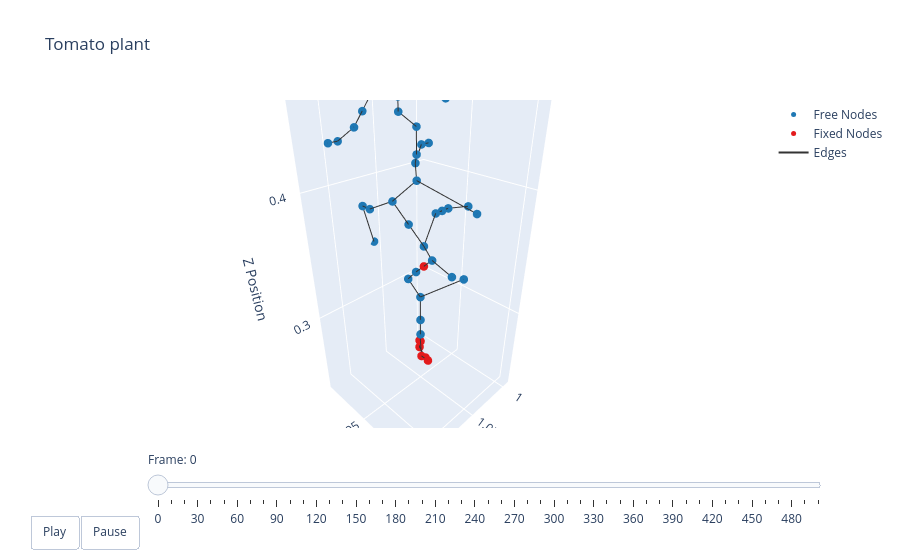

Notebook cell for this chart:
### Markdown cell above
### Plotting

### Code cell
t = np.arange(robot.sim_params.total_time, step=robot.sim_params.dt)
options = dismech.AnimationOptions(title='Tomato plant', plot_step=10)

fig = dismech.get_interactive_animation_plotly(robot, t, qs , options)
fig.show()

### Figure 1 — Plotly figure (JSON) as saved in the notebook; plotly's stock layout.template omitted (floating-point values rounded to 4 significant figures; data arrays with more than 128 entries replaced by an {"elided": "..."} marker saying what was removed)
{"data": [{"marker": {"color": "#1f78b4", "size": 5}, "mode": "markers", "name": "Free Nodes", "type": "scatter3d", "x": [1.034, 1.034, 1.034, 1.002, 1.05, 1.058, 1.058, 1.058, 1.066, 1.058, 1.018, 1.026, 1.034, 1.066, 1.002, 1.082, 1.082, 1.074, 1.066, 1.066, 1.058, 1.034, 1.042, 1.066, 1.106, 1.114, 1.098, 1.066, 1.09, 1.074, 1.082, 1.074, 1.058, 1.074, 1.074, 1.066, 1.074], "y": [0.03599, 0.03599, 0.03597, 0.05996, 0.03594, 0.05198, 0.004034, 0.068, 0.09198, 0.06, 0.05197, 0.05198, 0.05198, 0.05202, 0.05996, 0.02002, 0.02802, 0.04403, 0.108, 0.06003, 0.05204, 0.04419, 0.04404, 0.06004, 0.02805, 0.02805, 0.03605, 0.06004, 0.03605, 0.05204, 0.03605, 0.05205, 0.07605, 0.04405, 0.06005, 0.06805, 0.06805], "z": [0.258, 0.274, 0.298, 0.3142, 0.322, 0.338, 0.346, 0.354, 0.3539, 0.362, 0.378, 0.378, 0.378, 0.378, 0.3781, 0.386, 0.386, 0.394, 0.4019, 0.41, 0.418, 0.4259, 0.426, 0.426, 0.434, 0.434, 0.442, 0.442, 0.45, 0.45, 0.458, 0.458, 0.4579, 0.466, 0.466, 0.4659, 0.466]}, {"marker": {"color": "#e31a1c", "size": 5}, "mode": "markers", "name": "Fixed Nodes", "type": "scatter3d", "x": [1.026, 1.026, 1.026, 1.042, 1.042, 1.034, 1.058], "y": [0.036, 0.028, 0.028, 0.044, 0.052, 0.036, 0.06], "z": [0.226, 0.234, 0.242, 0.242, 0.242, 0.25, 0.346]}, {"line": {"color": "#333333", "width": 2}, "mode": "lines", "name": "Edges", "type": "scatter3d", "x": {"elided": "129 float values"}, "y": {"elided": "129 float values"}, "z": {"elided": "129 float values"}}, {"color": "rgba(166, 206, 227, 0.7)", "i": [], "j": [], "k": [], "name": "Faces", "opacity": 0.7, "showscale": false, "type": "mesh3d", "x": [1.026, 1.026, 1.026, 1.042, 1.042, 1.034, 1.034, 1.034, 1.034, 1.002, 1.05, 1.058, 1.058, 1.058, 1.058, 1.066, 1.058, 1.018, 1.026, 1.034, 1.066, 1.002, 1.082, 1.082, 1.074, 1.066, 1.066, 1.058, 1.034, 1.042, 1.066, 1.106, 1.114, 1.098, 1.066, 1.09, 1.074, 1.082, 1.074, 1.058, 1.074, 1.074, 1.066, 1.074], "y": [0.036, 0.028, 0.028, 0.044, 0.052, 0.036, 0.03599, 0.03599, 0.03597, 0.05996, 0.03594, 0.05198, 0.004034, 0.06, 0.068, 0.09198, 0.06, 0.05197, 0.05198, 0.05198, 0.05202, 0.05996, 0.02002, 0.02802, 0.04403, 0.108, 0.06003, 0.05204, 0.04419, 0.04404, 0.06004, 0.02805, 0.02805, 0.03605, 0.06004, 0.03605, 0.05204, 0.03605, 0.05205, 0.07605, 0.04405, 0.06005, 0.06805, 0.06805], "z": [0.226, 0.234, 0.242, 0.242, 0.242, 0.25, 0.258, 0.274, 0.298, 0.3142, 0.322, 0.338, 0.346, 0.346, 0.354, 0.3539, 0.362, 0.378, 0.378, 0.378, 0.378, 0.3781, 0.386, 0.386, 0.394, 0.4019, 0.41, 0.418, 0.4259, 0.426, 0.426, 0.434, 0.434, 0.442, 0.442, 0.45, 0.45, 0.458, 0.458, 0.4579, 0.466, 0.466, 0.4659, 0.466]}], "layout": {"scene": {"camera": {"eye": {"x": 1.225, "y": 1.225, "z": 1.0}}, "xaxis": {"range": [0.9903, 1.125], "title": {"text": "X Position"}}, "yaxis": {"range": [0.003221, 0.1086], "title": {"text": "Y Position"}}, "zaxis": {"range": [0.226, 0.4662], "title": {"text": "Z Position"}}}, "sliders": [{"currentvalue": {"prefix": "Frame: "}, "steps": [{"args": [["0"], {"frame": {"duration": 50, "redraw": true}, "mode": "immediate"}], "label": "0", "method": "animate"}, {"args": [["1"], {"frame": {"duration": 50, "redraw": true}, "mode": "immediate"}], "label": "10", "method": "animate"}, {"args": [["2"], {"frame": {"duration": 50, "redraw": true}, "mode": "immediate"}], "label": "20", "method": "animate"}, {"args": [["3"], {"frame": {"duration": 50, "redraw": true}, "mode": "immediate"}], "label": "30", "method": "animate"}, {"args": [["4"], {"frame": {"duration": 50, "redraw": true}, "mode": "immediate"}], "label": "40", "method": "animate"}, {"args": [["5"], {"frame": {"duration": 50, "redraw": true}, "mode": "immediate"}], "label": "50", "method": "animate"}, {"args": [["6"], {"frame": {"duration": 50, "redraw": true}, "mode": "immediate"}], "label": "60", "method": "animate"}, {"args": [["7"], {"frame": {"duration": 50, "redraw": true}, "mode": "immediate"}], "label": "70", "method": "animate"}, {"args": [["8"], {"frame": {"duration": 50, "redraw": true}, "mode": "immediate"}], "label": "80", "method": "animate"}, {"args": [["9"], {"frame": {"duration": 50, "redraw": true}, "mode": "immediate"}], "label": "90", "method": "animate"}, {"args": [["10"], {"frame": {"duration": 50, "redraw": true}, "mode": "immediate"}], "label": "100", "method": "animate"}, {"args": [["11"], {"frame": {"duration": 50, "redraw": true}, "mode": "immediate"}], "label": "110", "method": "animate"}, {"args": [["12"], {"frame": {"duration": 50, "redraw": true}, "mode": "immediate"}], "label": "120", "method": "animate"}, {"args": [["13"], {"frame": {"duration": 50, "redraw": true}, "mode": "immediate"}], "label": "130", "method": "animate"}, {"args": [["14"], {"frame": {"duration": 50, "redraw": true}, "mode": "immediate"}], "label": "140", "method": "animate"}, {"args": [["15"], {"frame": {"duration": 50, "redraw": true}, "mode": "immediate"}], "label": "150", "method": "animate"}, {"args": [["16"], {"frame": {"duration": 50, "redraw": true}, "mode": "immediate"}], "label": "160", "method": "animate"}, {"args": [["17"], {"frame": {"duration": 50, "redraw": true}, "mode": "immediate"}], "label": "170", "method": "animate"}, {"args": [["18"], {"frame": {"duration": 50, "redraw": true}, "mode": "immediate"}], "label": "180", "method": "animate"}, {"args": [["19"], {"frame": {"duration": 50, "redraw": true}, "mode": "immediate"}], "label": "190", "method": "animate"}, {"args": [["20"], {"frame": {"duration": 50, "redraw": true}, "mode": "immediate"}], "label": "200", "method": "animate"}, {"args": [["21"], {"frame": {"duration": 50, "redraw": true}, "mode": "immediate"}], "label": "210", "method": "animate"}, {"args": [["22"], {"frame": {"duration": 50, "redraw": true}, "mode": "immediate"}], "label": "220", "method": "animate"}, {"args": [["23"], {"frame": {"duration": 50, "redraw": true}, "mode": "immediate"}], "label": "230", "method": "animate"}, {"args": [["24"], {"frame": {"duration": 50, "redraw": true}, "mode": "immediate"}], "label": "240", "method": "animate"}, {"args": [["25"], {"frame": {"duration": 50, "redraw": true}, "mode": "immediate"}], "label": "250", "method": "animate"}, {"args": [["26"], {"frame": {"duration": 50, "redraw": true}, "mode": "immediate"}], "label": "260", "method": "animate"}, {"args": [["27"], {"frame": {"duration": 50, "redraw": true}, "mode": "immediate"}], "label": "270", "method": "animate"}, {"args": [["28"], {"frame": {"duration": 50, "redraw": true}, "mode": "immediate"}], "label": "280", "method": "animate"}, {"args": [["29"], {"frame": {"duration": 50, "redraw": true}, "mode": "immediate"}], "label": "290", "method": "animate"}, {"args": [["30"], {"frame": {"duration": 50, "redraw": true}, "mode": "immediate"}], "label": "300", "method": "animate"}, {"args": [["31"], {"frame": {"duration": 50, "redraw": true}, "mode": "immediate"}], "label": "310", "method": "animate"}, {"args": [["32"], {"frame": {"duration": 50, "redraw": true}, "mode": "immediate"}], "label": "320", "method": "animate"}, {"args": [["33"], {"frame": {"duration": 50, "redraw": true}, "mode": "immediate"}], "label": "330", "method": "animate"}, {"args": [["34"], {"frame": {"duration": 50, "redraw": true}, "mode": "immediate"}], "label": "340", "method": "animate"}, {"args": [["35"], {"frame": {"duration": 50, "redraw": true}, "mode": "immediate"}], "label": "350", "method": "animate"}, {"args": [["36"], {"frame": {"duration": 50, "redraw": true}, "mode": "immediate"}], "label": "360", "method": "animate"}, {"args": [["37"], {"frame": {"duration": 50, "redraw": true}, "mode": "immediate"}], "label": "370", "method": "animate"}, {"args": [["38"], {"frame": {"duration": 50, "redraw": true}, "mode": "immediate"}], "label": "380", "method": "animate"}, {"args": [["39"], {"frame": {"duration": 50, "redraw": true}, "mode": "immediate"}], "label": "390", "method": "animate"}, {"args": [["40"], {"frame": {"duration": 50, "redraw": true}, "mode": "immediate"}], "label": "400", "method": "animate"}, {"args": [["41"], {"frame": {"duration": 50, "redraw": true}, "mode": "immediate"}], "label": "410", "method": "animate"}, {"args": [["42"], {"frame": {"duration": 50, "redraw": true}, "mode": "immediate"}], "label": "420", "method": "animate"}, {"args": [["43"], {"frame": {"duration": 50, "redraw": true}, "mode": "immediate"}], "label": "430", "method": "animate"}, {"args": [["44"], {"frame": {"duration": 50, "redraw": true}, "mode": "immediate"}], "label": "440", "method": "animate"}, {"args": [["45"], {"frame": {"duration": 50, "redraw": true}, "mode": "immediate"}], "label": "450", "method": "animate"}, {"args": [["46"], {"frame": {"duration": 50, "redraw": true}, "mode": "immediate"}], "label": "460", "method": "animate"}, {"args": [["47"], {"frame": {"duration": 50, "redraw": true}, "mode": "immediate"}], "label": "470", "method": "animate"}, {"args": [["48"], {"frame": {"duration": 50, "redraw": true}, "mode": "immediate"}], "label": "480", "method": "animate"}, {"args": [["49"], {"frame": {"duration": 50, "redraw": true}, "mode": "immediate"}], "label": "490", "method": "animate"}, {"args": [["50"], {"frame": {"duration": 50, "redraw": true}, "mode": "immediate"}], "label": "499", "method": "animate"}], "transition": {"duration": 0}, "x": 0.1, "y": 0}], "title": {"text": "Tomato plant"}, "updatemenus": [{"buttons": [{"args": [null, {"frame": {"duration": 50, "redraw": true}, "fromcurrent": true}], "label": "Play", "method": "animate"}, {"args": [[null], {"frame": {"duration": 0, "redraw": true}, "mode": "immediate"}], "label": "Pause", "method": "animate"}], "direction": "left", "pad": {"r": 10, "t": 87}, "showactive": false, "type": "buttons", "x": 0.1, "xanchor": "right", "y": 0, "yanchor": "top"}]}}
